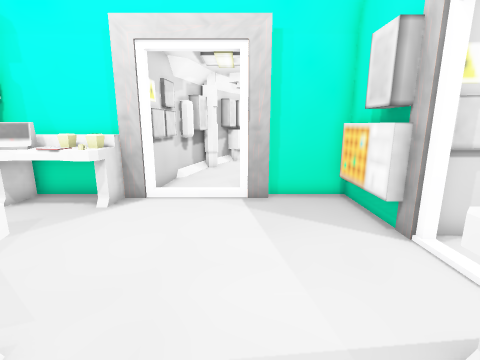
View 1 (above)

16 first-person views from a walk through a Unity game level. The camera is 1.4 m above the floor, tilts 12° down and sees 85° across. The floor is counted in squares, 0.5 m on a side. Each view is taken from the middle of a square. On the plan, view 1 faces up. The plan holds only what a view shows up to about 19 squares ahead; the rest is blank. The place goes on beyond the plan. The player character is not drawn. Door leaves are left out, so doorways stand open.

View 2
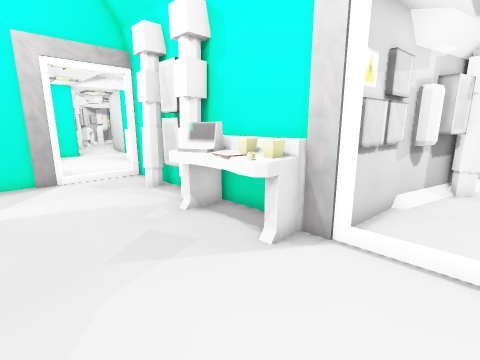

View 3
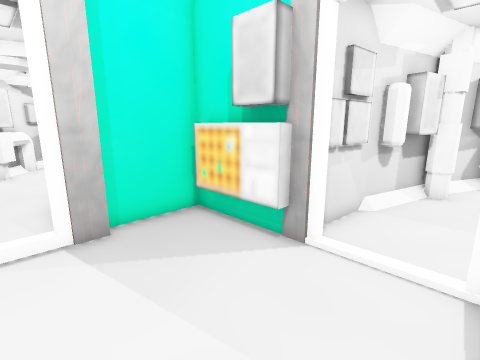

View 4
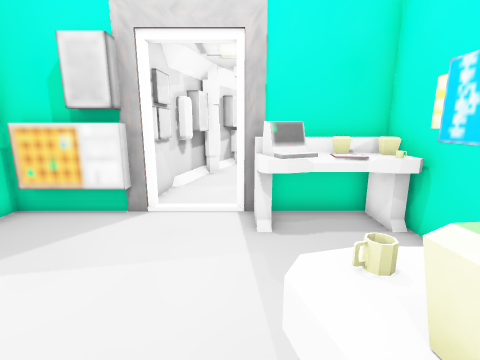

View 5
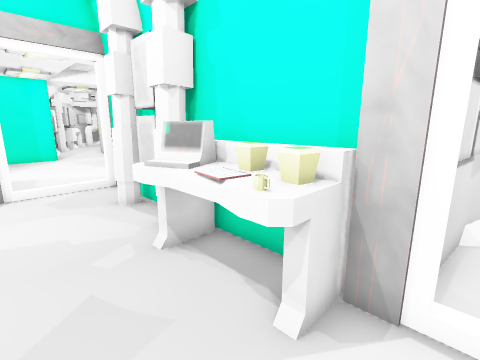

View 6
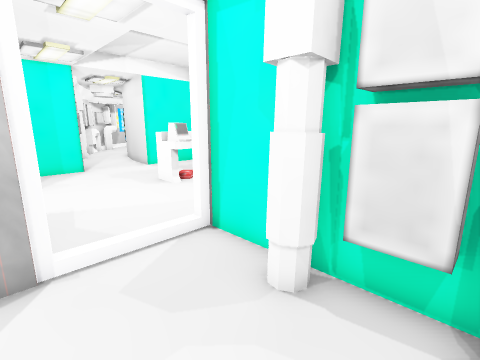

View 7
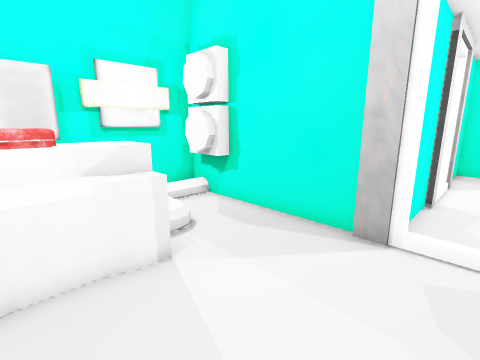

View 8
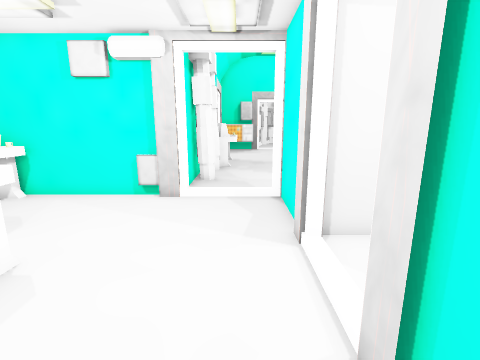

View 9
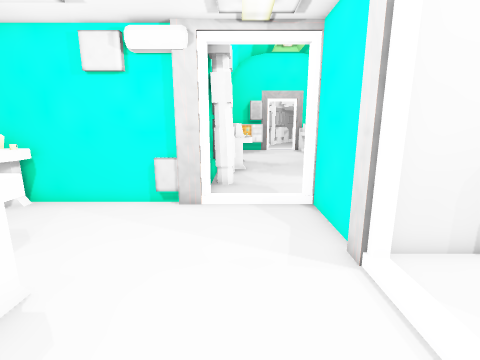

View 10
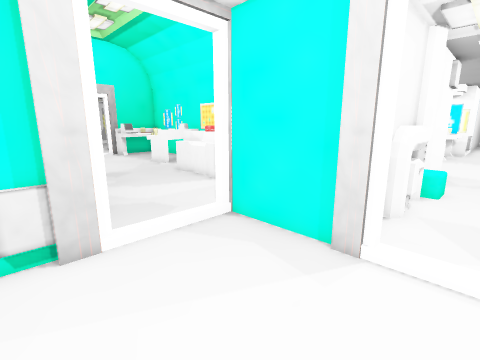

View 11
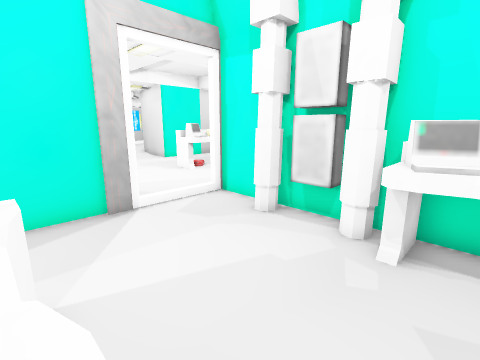

View 12
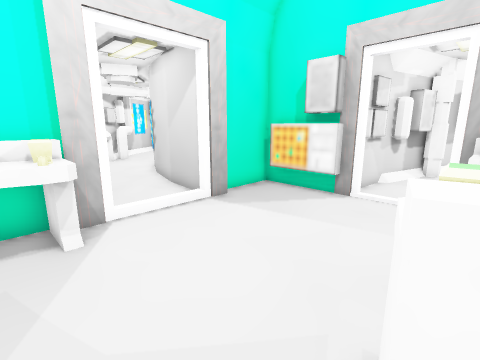

View 13
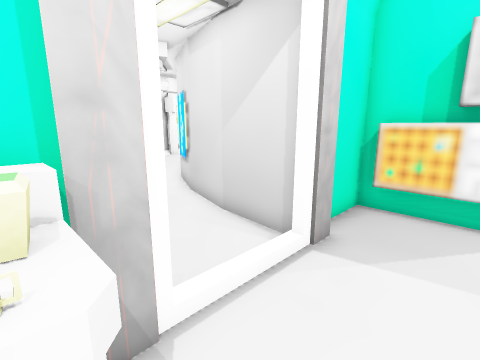

View 14
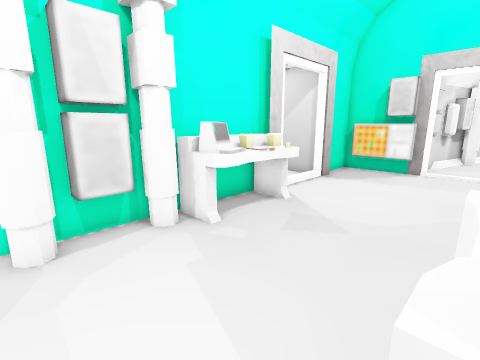

View 15
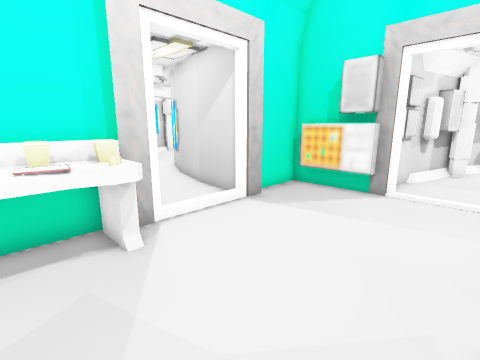

View 16
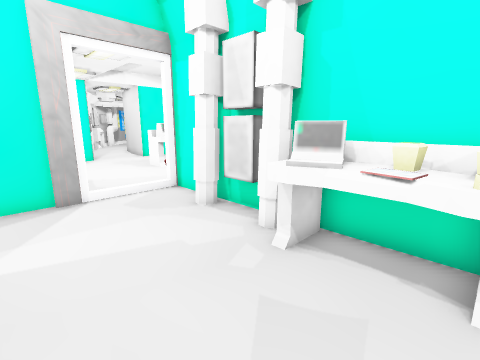

### Floor plan
Points are (right, up) in squares from view 1. A wall is a line through its corners. A room is listed if a view was taken in it or the views show most of it. See-through windows are left out.
Room 1 (views 1, 2, 3, 4, 5, 6, 7, 11, 12, 13, 14, 15, 16)
walls: (-3.4, 9.8) (-4.5, 9.8); (-9.5, 9.4) (-9.8, 9.7); (-10.5, -1) (-9.4, -1); (-3.8, 10.4) (-9.2, 10.4); (-10.2, 9.8) (-11.5, 9.8) (-11.5, 10.4); (-9.4, 10.4) (-11.6, 10.4); (-11.5, -1.6) (-10.6, -1.6); (0.8, -1.6) (4.4, -1.6); (-12.4, 10.4) (-15.7, 10.4); (1.1, 9.8) (0, 9.8); (-15.5, 6.6) (-15.5, 5.5); (-15.7, 6.6) (-15.7, -1.6) (-14.4, -1.6); (3.7, 6.6) (3.7, 8); (4.3, 2.5) (4.3, 3.1); (4.3, 5.8) (4.3, 10.4) (1.1, 10.4)
ways out: open door at (-16, 8.5) to room 2; open door at (-1.5, 10); open door at (4.5, 4)
objects: vent (-16, -1) to (-15, 1); lamp (-14, -2) to (-12, -1); table (-12, 2) to (-8, 3); other object (-12, 9) to (-12, 10); table (-9, 8) to (-5, 10); table (-4, 2) to (-2, 3); table (2, -1) to (4, 3); desk (4, 9)
Room 2 (views 8, 9, 10)
walls: (-27.7, 10.4) (-27.7, 6.4) (-26.2, 6.4); (-27.7, 15.9) (-27.7, 14.4) (-28.6, 14.4); (-24.1, 6.6) (-23.2, 6.6); (-24.6, 6.4) (-23.6, 6.4); (-20.2, 6.6) (-19.5, 6.6); (-15.7, 12.4) (-15.7, 15.5); (-19.8, 6.4) (-15.9, 6.4); (-15.9, 10.1) (-15.9, 10.6)
ways out: open door at (-16, 8.5) to room 1; open door at (-22, 6)
objects: other object (-28, 11); table (-23, 13) to (-21, 15); table (-17, 16) to (-16, 17); vent (-16, 11) to (-16, 12)
Room 3 (no view inside)
walls: (-10.2, 10.5) (-10.2, 9.8)
objects: other object (-9, 10)

Where each view was taken, in squares from view 1:
view 1: 0 up, 0 right, facing up
view 2: 4 up, 1 left, facing up-left
view 3: 3 up, 1 left, facing up-right
view 4: 3 up, 4 left, facing right
view 5: 6 up, 3 left, facing up-left
view 6: 6 up, 10 left, facing up-left
view 7: 8 up, 9 left, facing down-left
view 8: 8 up, 26 left, facing right
view 9: 9 up, 25 left, facing right
view 10: 12 up, 22 left, facing down-right
view 11: 3 up, 7 left, facing up-left
view 12: 2 up, 6 left, facing up-right
view 13: 7 up, 5 left, facing up-right
view 14: 3 up, 13 left, facing up-right
view 15: 3 up, 7 left, facing up-right
view 16: 4 up, 5 left, facing up-left
